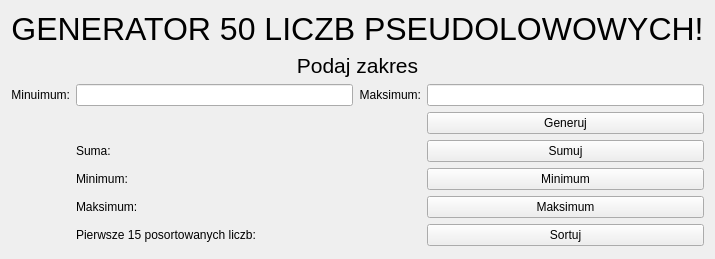
<?xml version="1.0" encoding="UTF-8"?>
<ui version="4.0">
 <class>Generator</class>
 <widget class="QWidget" name="Generator">
  <property name="geometry">
   <rect>
    <x>0</x>
    <y>0</y>
    <width>655</width>
    <height>259</height>
   </rect>
  </property>
  <property name="windowTitle">
   <string>Generator 50 liczb pseudolosowych</string>
  </property>
  <property name="accessibleName">
   <string/>
  </property>
  <layout class="QGridLayout" name="gridLayout">
   <item row="9" column="3">
    <widget class="QPushButton" name="sort_button">
     <property name="sizePolicy">
      <sizepolicy hsizetype="Preferred" vsizetype="Fixed">
       <horstretch>0</horstretch>
       <verstretch>0</verstretch>
      </sizepolicy>
     </property>
     <property name="text">
      <string>Sortuj</string>
     </property>
    </widget>
   </item>
   <item row="7" column="1">
    <widget class="QLabel" name="min_label">
     <property name="text">
      <string>Minimum:</string>
     </property>
     <property name="wordWrap">
      <bool>true</bool>
     </property>
    </widget>
   </item>
   <item row="2" column="1">
    <widget class="QLineEdit" name="min_edit"/>
   </item>
   <item row="2" column="0">
    <widget class="QLabel" name="label_2">
     <property name="text">
      <string>Minuimum:</string>
     </property>
     <property name="alignment">
      <set>Qt::AlignRight|Qt::AlignTrailing|Qt::AlignVCenter</set>
     </property>
    </widget>
   </item>
   <item row="8" column="3">
    <widget class="QPushButton" name="max_button">
     <property name="sizePolicy">
      <sizepolicy hsizetype="Preferred" vsizetype="Fixed">
       <horstretch>0</horstretch>
       <verstretch>0</verstretch>
      </sizepolicy>
     </property>
     <property name="text">
      <string>Maksimum</string>
     </property>
    </widget>
   </item>
   <item row="6" column="1">
    <widget class="QLabel" name="sum_label">
     <property name="text">
      <string>Suma:</string>
     </property>
     <property name="wordWrap">
      <bool>true</bool>
     </property>
    </widget>
   </item>
   <item row="2" column="2">
    <widget class="QLabel" name="label_3">
     <property name="text">
      <string>Maksimum:</string>
     </property>
     <property name="alignment">
      <set>Qt::AlignRight|Qt::AlignTrailing|Qt::AlignVCenter</set>
     </property>
    </widget>
   </item>
   <item row="2" column="3">
    <widget class="QLineEdit" name="max_edit"/>
   </item>
   <item row="7" column="3">
    <widget class="QPushButton" name="min_button">
     <property name="sizePolicy">
      <sizepolicy hsizetype="Preferred" vsizetype="Fixed">
       <horstretch>0</horstretch>
       <verstretch>0</verstretch>
      </sizepolicy>
     </property>
     <property name="text">
      <string>Minimum</string>
     </property>
    </widget>
   </item>
   <item row="8" column="1">
    <widget class="QLabel" name="max_label">
     <property name="text">
      <string>Maksimum:</string>
     </property>
     <property name="wordWrap">
      <bool>true</bool>
     </property>
    </widget>
   </item>
   <item row="3" column="3">
    <widget class="QPushButton" name="generate_button">
     <property name="text">
      <string>Generuj</string>
     </property>
    </widget>
   </item>
   <item row="6" column="3">
    <widget class="QPushButton" name="sum_button">
     <property name="sizePolicy">
      <sizepolicy hsizetype="Preferred" vsizetype="Fixed">
       <horstretch>0</horstretch>
       <verstretch>0</verstretch>
      </sizepolicy>
     </property>
     <property name="text">
      <string>Sumuj</string>
     </property>
    </widget>
   </item>
   <item row="9" column="1">
    <widget class="QLabel" name="sort_label">
     <property name="text">
      <string>Pierwsze 15 posortowanych liczb:</string>
     </property>
     <property name="wordWrap">
      <bool>true</bool>
     </property>
    </widget>
   </item>
   <item row="1" column="0" colspan="4">
    <widget class="QLabel" name="label">
     <property name="sizePolicy">
      <sizepolicy hsizetype="Preferred" vsizetype="Fixed">
       <horstretch>0</horstretch>
       <verstretch>0</verstretch>
      </sizepolicy>
     </property>
     <property name="font">
      <font>
       <pointsize>16</pointsize>
      </font>
     </property>
     <property name="text">
      <string>Podaj zakres</string>
     </property>
     <property name="alignment">
      <set>Qt::AlignCenter</set>
     </property>
    </widget>
   </item>
   <item row="0" column="0" colspan="4">
    <widget class="QLabel" name="label_4">
     <property name="sizePolicy">
      <sizepolicy hsizetype="Preferred" vsizetype="Fixed">
       <horstretch>0</horstretch>
       <verstretch>0</verstretch>
      </sizepolicy>
     </property>
     <property name="font">
      <font>
       <pointsize>24</pointsize>
      </font>
     </property>
     <property name="text">
      <string>GENERATOR 50 LICZB PSEUDOLOWOWYCH!</string>
     </property>
     <property name="alignment">
      <set>Qt::AlignCenter</set>
     </property>
    </widget>
   </item>
  </layout>
 </widget>
 <resources/>
 <connections/>
</ui>
